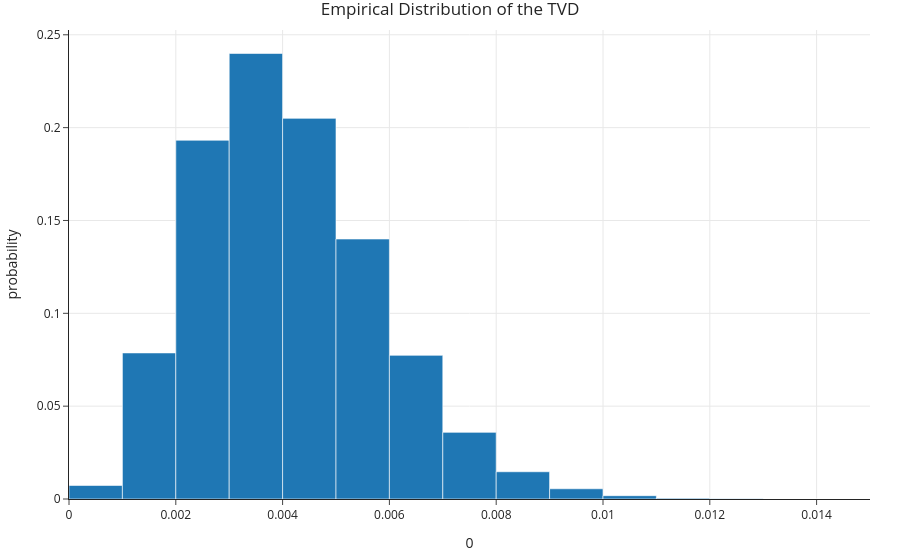

This figure's notebook cell:
### Code cell
fig = px.histogram(pd.DataFrame(tvds), x=0, nbins=20, histnorm='probability', 
                   title='Empirical Distribution of the TVD')
fig

### Figure 1 — Plotly figure (JSON) as saved in the notebook; plotly's stock layout.template omitted (floating-point values rounded to 4 significant figures; data arrays with more than 128 entries replaced by an {"elided": "..."} marker saying what was removed)
{"data": [{"alignmentgroup": "True", "bingroup": "x", "histnorm": "probability", "hovertemplate": "0=%{x}<br>probability=%{y}<extra></extra>", "legendgroup": "", "marker": {"color": "#1F77B4", "pattern": {"shape": ""}}, "name": "", "nbinsx": 20, "offsetgroup": "", "orientation": "v", "showlegend": false, "type": "histogram", "x": {"elided": "100000 float values"}, "xaxis": "x", "yaxis": "y"}], "layout": {"autosize": true, "barmode": "relative", "legend": {"tracegroupgap": 0}, "title": {"text": "Empirical Distribution of the TVD"}, "xaxis": {"anchor": "y", "autorange": true, "domain": [0, 1], "range": [4.337e-19, 0.015], "title": {"text": "0"}, "type": "linear"}, "yaxis": {"anchor": "x", "autorange": true, "domain": [0, 1], "range": [0, 0.2526], "title": {"text": "probability"}}}}
